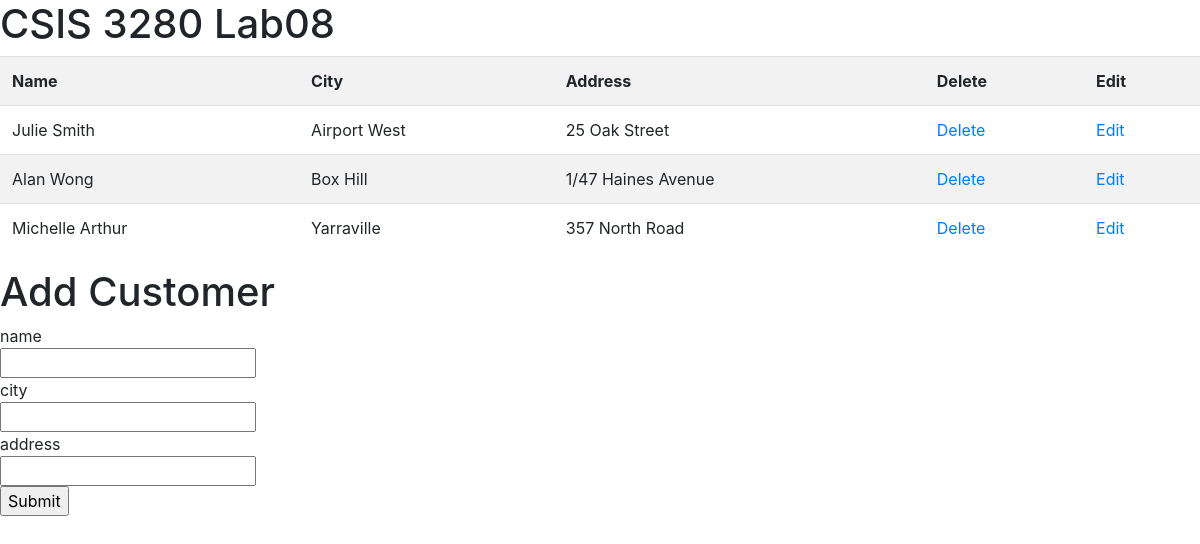
/Lab08HFu_84085/Lab08HFu_84085.php, run on the app's committed database.
### tables this page shows
CREATE TABLE Customers
( CustomerID INT UNSIGNED NOT NULL AUTO_INCREMENT PRIMARY KEY,
  Name CHAR(50) NOT NULL,
  Address CHAR(100) not null,
  City CHAR(30) not null
);

### Lab08HFu_84085/Lab08HFu_84085.php (called while the page is built, shortened)
<?php
require_once("inc/Utility/Page.class.php");
require_once("inc/Entities/Customer.class.php");
require_once("inc/Utility/PDOAgent.class.php");
require_once("inc/Utility/CustomerDAO.class.php");
$customers = CustomerDAO::getCustomers();
Page::header();
Page::listCustomer($customers);
Page::AddForm();
Page::footer();

### Lab08HFu_84085/Inc/Utility/PDOAgent.class.php (called while the page is built, shortened)
<?php
class PDOAgent  {
    private $host = DB_HOST;
    private $user = DB_USER;
    private $pass = DB_PASS;
    private $dbname = DB_NAME;
    private $className = "";
    private $stmt;
    private $pdo;
    public function __construct(string $className)  {
        $this->className = $className;
        $this->dsn = 'mysql:host='.$this->host.';dbname='.$this->dbname;
        $options = array(
            PDO::ATTR_PERSISTENT => true,
            PDO::ATTR_ERRMODE => PDO::ERRMODE_EXCEPTION
        );
        try {
            $this->pdo = new PDO($this->dsn, $this->user, $this->pass, $options);
        } catch (PDOException $px)  {
            $this->error = $px->getMessage();
            echo $this->error;
        }
    }
    function query( string $sqlQuery)   {
        $this->stmt = $this->pdo->prepare($sqlQuery);
    }
        public function execute($data = null)   {
            if (is_null($data)) {
                return $this->stmt->execute();
            } else {
                return $this->stmt->execute($data);
            }
        }
        public function resultSet() {
            return $this->stmt->fetchAll(PDO::FETCH_CLASS, $this->className);
        }
}

### Lab08HFu_84085/Inc/Utility/CustomerDAO.class.php (called while the page is built, shortened)
<?php
class CustomerDAO {
    private static $db;
    static function init()  {
        self::$db = new PDOAgent("Customer");
    }
    static function getCustomers()    {
        $sqlQuery = "SELECT * FROM customers;";
        self::$db->query($sqlQuery);
        self::$db->execute();
        return self::$db->resultSet();
    }
}

### Lab08HFu_84085/Inc/Entities/Customer.class.php (called while the page is built, shortened)
<?php
class Customer {
    private $Name;
    private $City;
    private $Address;
     function getName() : string {
        return $this->Name;
    }
     function getCity() : string {
        return $this->City;
    }
     function getAddress() : string {
        return $this->Address;
    }
}

### Lab08HFu_84085/Inc/Utility/Page.class.php (the view, shortened to what this page needs)
<?php
class Page  {
    public static $title = "Please set the title";
    static function header() { ?>
        <!doctype html>
        <html lang="en">
        <head>
            <link rel="stylesheet" href="https://stackpath.bootstrapcdn.com/bootstrap/4.3.1/css/bootstrap.min.css">
        </head>
        <body>
            <h1><?php echo self::$title; ?></h1>
    <?php }
    static function footer() { ?>
        </body>
        </html>
    <?php }
    static function listCustomer($customers)  { ?>
        <TABLE CLASS="table table-striped">
            <TR>
                <TH>Name</TH>
                <TH>City</TH>
                <TH>Address</TH>
                <TH>Delete</TH>
                <TH>Edit</TH>
            </TR>
            <?php
            foreach ($customers as $customer)   {
                echo '<TR>';
                echo '<TD>'.$customer->getName().'</TD>';
                echo '<TD>'.$customer->getCity().'</TD>';
                echo '<TD>'.$customer->getAddress().'</TD>';
                echo "<TD><a href=?delete=".$customer->getName().">Delete</TD>";
                echo "<TD><a href=?edit=".$customer->getName().">Edit</TD>";
                echo '</TR>';
            }
            ?>
            </TABLE>
    <?php }
    static function AddForm(){ ?>
        <h1>Add Customer</h1>
        <form action ="" method ="get">
        name<br/>
        <INPUT TYPE = "TEXT" NAME = "Name" /><br />
        city<br/>
        <INPUT TYPE = "TEXT" NAME = "City" /><br />
        address<br/>
        <input TYPE = "TEXT" NAME = "Address" /><br />
        <input type ="submit" />
        </form>
    <?php }
}

### data on the page
customers: Name "Julie Smith", City "Airport West", Address "25 Oak Street"
customers: Name "Alan Wong", City "Box Hill", Address "1/47 Haines Avenue"
customers: Name "Michelle Arthur", City "Yarraville", Address "357 North Road"

### other printed values
self::$title "CSIS 3280 Lab08"
